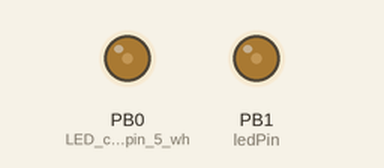
This sketch was run on a simulated ATtiny85, built with avr-gcc and run on an emulated ATtiny85. Shown: output pins drawn as LEDs (lit = HIGH).

Above: at 0.05 s.
At 1.5 s:
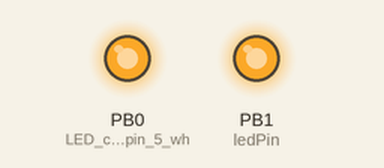
At 2.95 s:
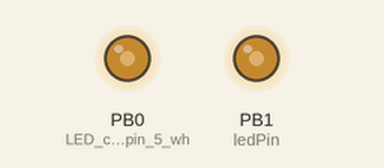
At 6.15 s:
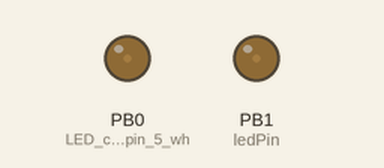
Timing chart, 0 to 8.8 s (numbered marks = the images above):
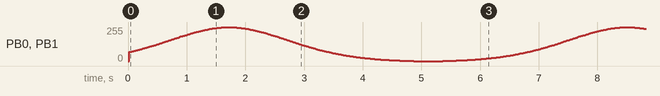

The sketch:

bummer.ino
```cpp
#include <avr/sleep.h> //Needed for sleep_mode
#include <avr/wdt.h> //Needed to enable/disable watch dog timer
#include <math.h>
#define ledPin 1
int i=0;
int breathe_delay = 15;   // delay between loops
unsigned long breathe_time = millis();

void setup() {
  pinMode(0, OUTPUT);// LED connected to pin 5 which is recognised as pin 0 by arduino
  pinMode(1, OUTPUT);
  //ADCSRA &= ~(1<<ADEN); //Disable ADC, saves ~230uA
  //Power down various bits of hardware to lower power usage
  set_sleep_mode(SLEEP_MODE_PWR_DOWN); //Power down everything, wake up from WDT
  sleep_enable();
}

//This runs each time the watch dog wakes us up from sleep
ISR(WDT_vect) {
  //watchdog_counter++;
}
void loop() {
  int vcc;
  vcc = readVcc();
  if (vcc > 4500) {
    nonBlockingBreath();
  }
  else {
    digitalWrite(1, LOW);
    digitalWrite(0, LOW);
    setup_watchdog(9); //Setup watchdog to go off after 8sec
    sleep_mode(); //Go to sleep! Wake up 4 sec later
    for(int j=0;j<5;j++)
    {
      digitalWrite(0, HIGH);
      delay(20);
      digitalWrite(0, LOW);
      delay(30);
    }
  }
}

//Sets the watchdog timer to wake us up, but not reset
//0=16ms, 1=32ms, 2=64ms, 3=128ms, 4=250ms, 5=500ms
//6=1sec, 7=2sec, 8=4sec, 9=8sec
//From: http://interface.khm.de/index.php/lab/experiments/sleep_watchdog_battery/
void setup_watchdog(int timerPrescaler) {

  if (timerPrescaler > 9 ) timerPrescaler = 9; //Limit incoming amount to legal settings

  byte bb = timerPrescaler & 7;
  if (timerPrescaler > 7) bb |= (1<<5); //Set the special 5th bit if necessary

  //This order of commands is important and cannot be combined
  MCUSR &= ~(1<<WDRF); //Clear the watch dog reset
  WDTCR |= (1<<WDCE) | (1<<WDE); //Set WD_change enable, set WD enable
  WDTCR = bb; //Set new watchdog timeout value
  WDTCR |= _BV(WDIE); //Set the interrupt enable, this will keep unit from resetting after each int
}
long readVcc() {
  // Read 1.1V reference against AVcc
  // set the reference to Vcc and the measurement to the internal 1.1V reference
  #if defined(__AVR_ATmega32U4__) || defined(__AVR_ATmega1280__) || defined(__AVR_ATmega2560__)
    ADMUX = _BV(REFS0) | _BV(MUX4) | _BV(MUX3) | _BV(MUX2) | _BV(MUX1);
  #elif defined (__AVR_ATtiny24__) || defined(__AVR_ATtiny44__) || defined(__AVR_ATtiny84__)
    ADMUX = _BV(MUX5) | _BV(MUX0);
  #elif defined (__AVR_ATtiny25__) || defined(__AVR_ATtiny45__) || defined(__AVR_ATtiny85__)
    ADMUX = _BV(MUX3) | _BV(MUX2);
  #else
    ADMUX = _BV(REFS0) | _BV(MUX3) | _BV(MUX2) | _BV(MUX1);
  #endif

  delay(2); // Wait for Vref to settle
  ADCSRA |= _BV(ADSC); // Start conversion
  while (bit_is_set(ADCSRA,ADSC)); // measuring

  uint8_t low  = ADCL; // must read ADCL first - it then locks ADCH
  uint8_t high = ADCH; // unlocks both

  long result = (high<<8) | low;

  result = 1125300L / result; // Calculate Vcc (in mV); 1125300 = 1.1*1023*1000
  return result; // Vcc in millivolts
}

void nonBlockingBreath()
{
  if( (breathe_time + breathe_delay) < millis() ){
    breathe_time = millis();
    float val = (exp(sin(i/2000.0*PI*10)) - 0.36787944)*108.0;
    // this is the math function recreating the effect
    analogWrite(ledPin, val);  // PWM
    analogWrite(0, val);  // PWM
    i=i+1;
  }
}
```
